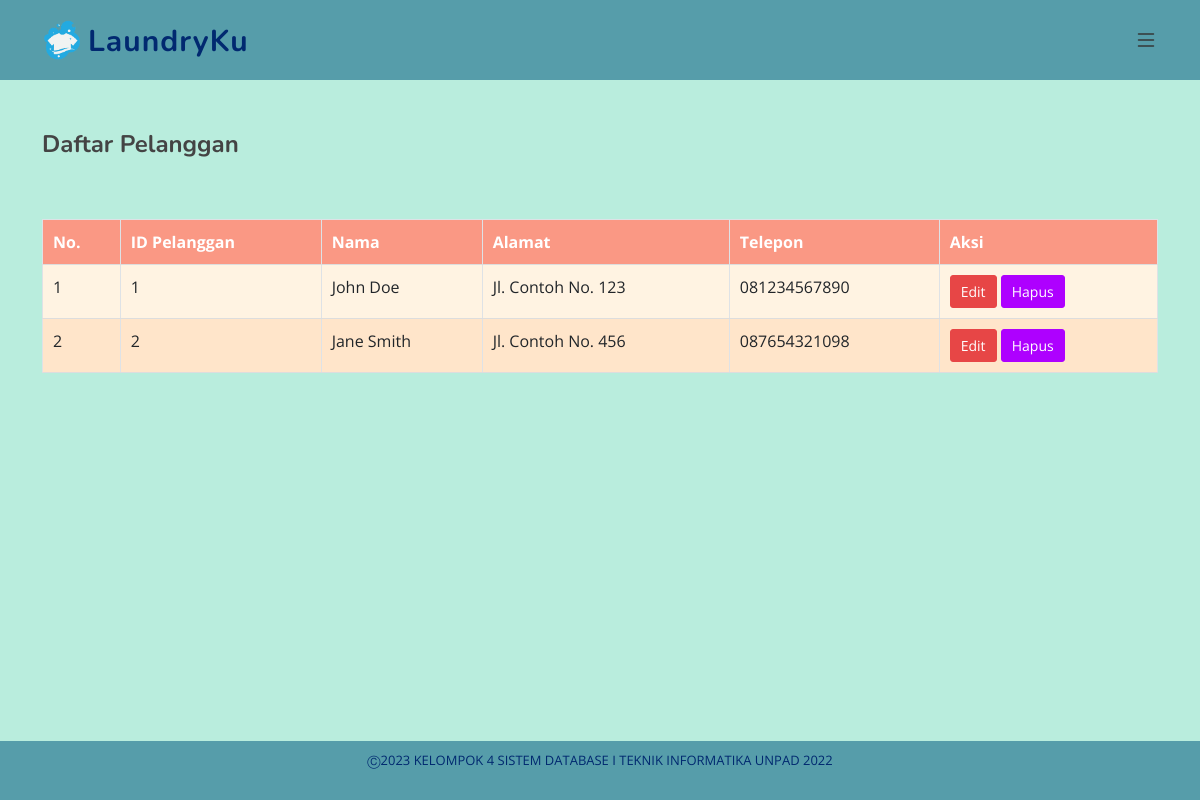
The app's page /pelanggan.php (signed in), older data.
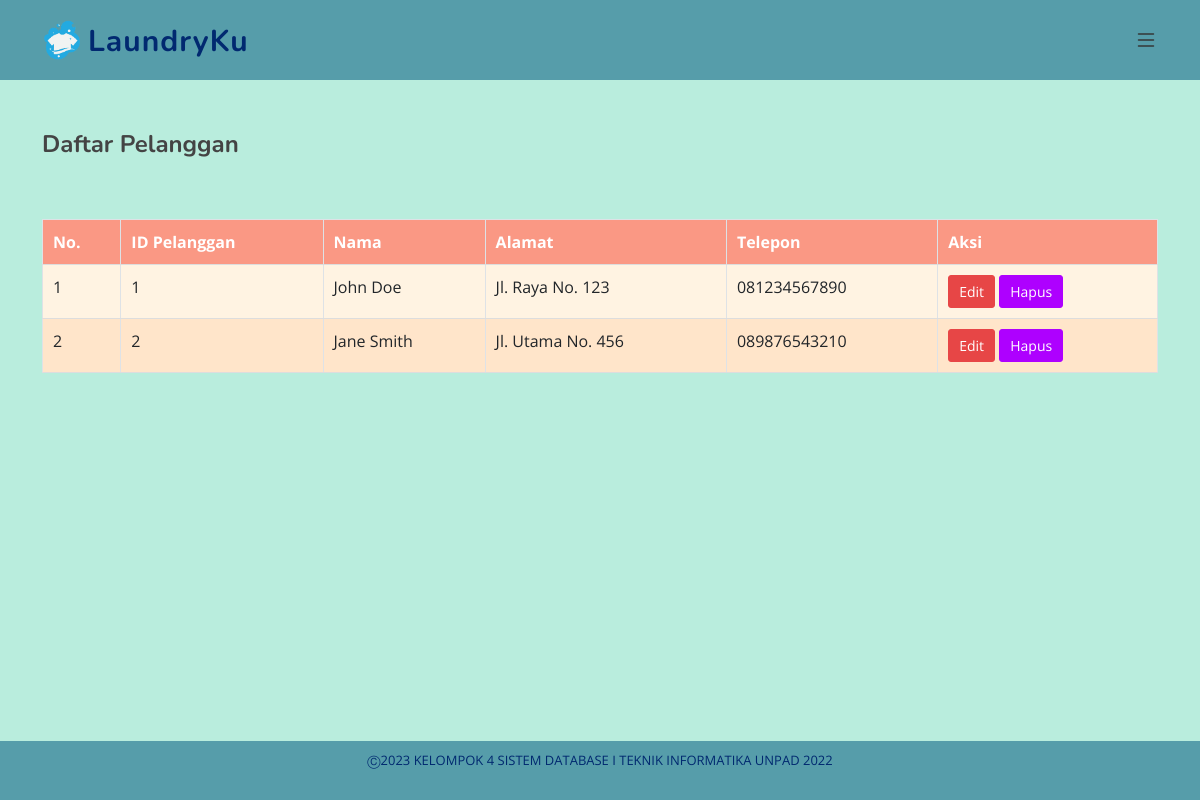
The same page, newer data.
### tables this page shows
CREATE TABLE Pelanggan (
    id_pelanggan INT AUTO_INCREMENT PRIMARY KEY,
    nama VARCHAR(255) NOT NULL,
    alamat VARCHAR(255) NOT NULL,
    telepon VARCHAR(15) NOT NULL,
    username VARCHAR(255) NOT NULL,
    password VARCHAR(255) NOT NULL,
    role VARCHAR(255) NOT NULL DEFAULT 'pelanggan'
);

### pelanggan.php (the view, shortened to what this page needs)
<?php
include "config.php";
$query = "SELECT * FROM Pelanggan";
$result = mysqli_query($conn, $query);
?>
<?php include 'header.php'; ?>
<link rel="stylesheet" href="assets/css/styles.css">
<main id="main">
  <section id="admin" class="admin">
    <div class="container">
      <div class="row">
        <div class="col-lg-12">
          <h2>Daftar Pelanggan</h2>
        </div>
      </div>
      <div class="row">
        <div class="col-lg-12">
          <table class="table table-bordered">
            <thead>
              <tr>
                <th>No.</th>
                <th>ID Pelanggan</th>
                <th>Nama</th>
                <th>Alamat</th>
                <th>Telepon</th>
                <th>Aksi</th>
              </tr>
            </thead>
            <tbody>
              <?php
              $num = 1;
              while ($row = mysqli_fetch_assoc($result)):
                ?>
                <tr>
                  <td><?php echo $num++; ?></td>
                  <td><?php echo $row['id_pelanggan']; ?></td>
                  <td><?php echo $row['nama']; ?></td>
                  <td><?php echo $row['alamat']; ?></td>
                  <td><?php echo $row['telepon']; ?></td>
                  <td>
                    <a href="edit_pelanggan.php?id=<?php echo $row['id_pelanggan']; ?>" class="btn btn-primary btn-sm">Edit</a>
                    <a href="hapus_pelanggan.php?id=<?php echo $row['id_pelanggan']; ?>" class="btn btn-danger btn-sm">Hapus</a>
                  </td>
                </tr>
              <?php endwhile; ?>
            </tbody>
          </table>
        </div>
      </div>
    </div>
  </section>
</main>
<?php include 'footer.php'; ?>

### header.php (shortened to what this page needs)
<!DOCTYPE html>
<html lang="en">
<head>
  <link href="assets/vendor/css/bootstrap.min.css" rel="stylesheet">
  <link href="assets/vendor/bootstrap-icons/bootstrap-icons.css" rel="stylesheet">
  <link href="https://cdnjs.cloudflare.com/ajax/libs/font-awesome/6.0.0-beta3/css/all.min.css" rel="stylesheet">
  <link rel="stylesheet" href="assets/css/style.css">
  <link rel="stylesheet" href="assets/css/styles.css">
</head>
<body>
  <header id="header" class="header fixed-top">
    <div class="container-fluid container-xl d-flex align-items-center justify-content-between">
      <a href="" class="logo d-flex align-items-center">
        <img src="assets/img/logo.png" alt="">
        <span>LaundryKu</span>
      </a>
      <button class="menu-toggle">
        <i class="bi bi-list"></i>
      </button>
    </div>
  </header>
</body>
</html>

### footer.php
<footer id="footer" class="footer fixed-bottom">
  <div class="container-fluid">
    <div class="row">
      <div class="col-md-12 text-center">
        <div class="credits">
          Ⓒ2023 KELOMPOK 4 SISTEM DATABASE I TEKNIK INFORMATIKA UNPAD 2022
        </div>
      </div>
    </div>
  </div>
</footer>

### assets/css/style.css (style rules this page uses)
:root { scroll-behavior: smooth; }
body { font-family: "Open Sans", sans-serif; color: #444444; }
a { color: #f4f4f4; text-decoration: none; }
h1, h2, h3, h4, h5, h6 { font-family: "Nunito", sans-serif; }
section { padding: 60px 0; overflow: hidden; }
.header { background: #569DAA; transition: all 0.5s; z-index: 997; padding: 20px 0; }
.header .logo { line-height: 0; }
.header .logo img { max-height: 40px; margin-right: 6px; }
.header .logo span { font-size: 30px; font-weight: 700; letter-spacing: 1px; color: #012970; font-family: "Nunito", sans-serif; margin-top: 3px; }
.footer { background: #569DAA; padding: 0 0 30px 0; font-size: 14px; }
.footer .credits { padding-top: 10px; text-align: center; font-size: 13px; color: #012970; }
@media (max-width: 1400px) { .header { flex-direction: row; justify-content: space-between; align-items: center; padding: 20px; } }
@media (max-width: 1400px) { .menu-toggle { display: block; font-size: 24px; background: none; border: none; color: #333333; cursor: pointer; padding: 0; } }
@media (max-width: 1400px) { .menu-toggle i { margin-top: 4px; } }

### assets/css/styles.css (style rules this page uses)
#main { background-color: #B9EDDD; min-height: calc(100vh - 30px); }
#main .admin table { width: 100%; border-collapse: collapse; margin-top: 20px; }
#main .admin table th, #main .admin table td { padding: 10px; text-align: left; border-bottom: 1px solid #ddd; }
#main .admin table th { background-color: #FA9884; color: #fff; font-weight: bold; }
#main .admin table tr:nth-child(odd) { background-color: #FFF3E2; }
#main .admin table tr:nth-child(even) { background-color: #FFE5CA; }
#main .admin table td a { display: inline-block; padding: 5px 10px; text-decoration: none; color: #fff; border-radius: 3px; transition: opacity 0.3s ease; }
#main .admin table td a.btn-primary { background-color: #E74646; }
#main .admin table td a.btn-danger { background-color: #ae00ff; }
#main .admin h2 { font-size: 24px; font-weight: bold; margin-bottom: 20px; }
#main .admin .btn-primary { background-color: #E74646; border-color: #E74646; }
#main .admin .btn-danger { background-color: #ae00ff; border-color: #ae00ff; }
#main { padding-top: 70px; }

Row changes from the older to the newer data that the page shows:
changed pelanggan "John Doe": alamat "Jl. Contoh No. 123" → "Jl. Raya No. 123"
changed pelanggan "Jane Smith": alamat "Jl. Contoh No. 456" → "Jl. Utama No. 456"; telepon "087654321098" → "089876543210"
